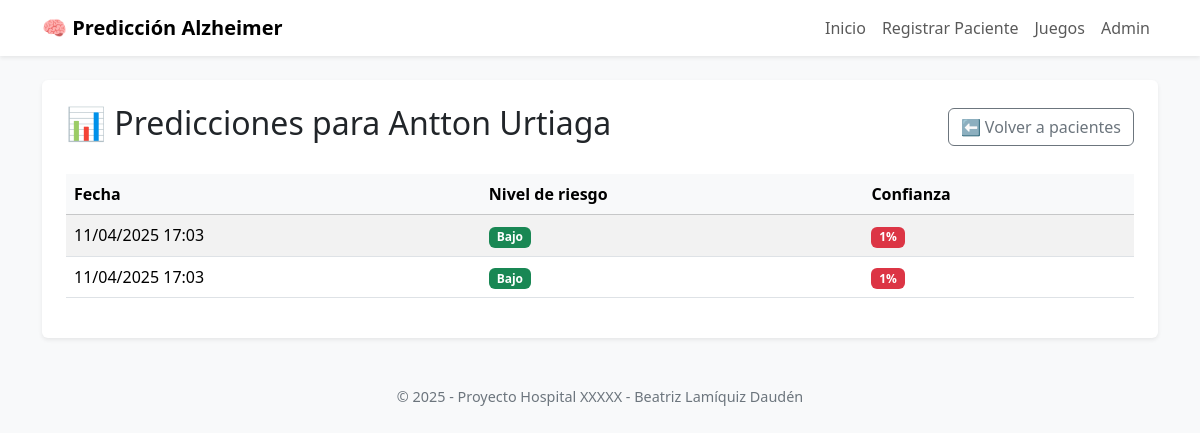
Page /pacientes/16043310D/predicciones/ on the committed database.
### patients/models.py (models this page shows, shortened)
class Patient(models.Model):
    GENDER_CHOICES = [
        ('M', 'Masculino'),
        ('F', 'Femenino'),
        ('O', 'Otro'),
    ]
    EDUCATION_CHOICES = [
        ('primaria', 'Educación Primaria'),
        ('secundaria', 'Educación Secundaria'),
        ('universidad', 'Educación Universitaria'),
        ('postgrado', 'Postgrado'),
    ]
    id_patient = models.CharField(max_length=20, primary_key=True, verbose_name="ID Paciente (DNI/TIS)")
    name = models.CharField(max_length=100, verbose_name="Nombre completo")
    age = models.IntegerField(validators=[MinValueValidator(0), MaxValueValidator(120)], verbose_name="Edad")
    gender = models.CharField(max_length=1, choices=GENDER_CHOICES, verbose_name="Sexo")
    education_level = models.CharField(max_length=20, choices=EDUCATION_CHOICES, verbose_name="Nivel educativo")
    occupation = models.CharField(max_length=100, blank=True, null=True, verbose_name="Ocupación")
    created_at = models.DateTimeField(auto_now_add=True)
    updated_at = models.DateTimeField(auto_now=True)

### prediction/models.py (models this page shows, shortened)
class Prediction(models.Model):
    RISK_LEVEL_CHOICES = [
        ('bajo', 'Riesgo Bajo'),
        ('medio', 'Riesgo Medio'),
        ('alto', 'Riesgo Alto'),
    ]
    patient = models.ForeignKey(Patient, on_delete=models.CASCADE, related_name='predictions')
    risk_level = models.CharField(max_length=10, choices=RISK_LEVEL_CHOICES, verbose_name="Nivel de riesgo")
    confidence_score = models.FloatField(
        verbose_name="Puntuación de confianza",
        validators=[MinValueValidator(0), MaxValueValidator(1)]
    )
    date_predicted = models.DateTimeField(auto_now_add=True)

### patients/views.py (the view)
# urls.py: path('<str:patient_id>/predicciones/', views.patient_predictions, name='patient_predictions'),
def patient_predictions(request, patient_id):
    patient = get_object_or_404(Patient, id_patient=patient_id)
    predictions = patient.predictions.all().order_by('-date_predicted')
    return render(request, 'patients/patient_predictions.html', {
        'patient': patient,
        'predictions': predictions
    })

### templates/patients/patient_predictions.html (shortened to what this page needs)
{% extends 'base.html' %}
{% block content %}
  <div class="d-flex justify-content-between align-items-center mb-4">
    <h2>📊 Predicciones para {{ patient.name }}</h2>
    <a href="{% url 'patients:list_patients' %}" class="btn btn-outline-secondary">⬅️ Volver a pacientes</a>
  </div>
  {% if predictions %}
    <table class="table table-striped table-hover align-middle">
      <thead class="table-light">
        <tr>
          <th>Fecha</th>
          <th>Nivel de riesgo</th>
          <th>Confianza</th>
        </tr>
      </thead>
      <tbody>
        {% for p in predictions %}
          <tr>
            <td>{{ p.date_predicted|date:"d/m/Y H:i" }}</td>
            <td>
              {% if p.risk_level == "bajo" %}
                <span class="badge bg-success">Bajo</span>
              {% elif p.risk_level == "medio" %}
                <span class="badge bg-warning text-dark">Medio</span>
              {% elif p.risk_level == "alto" %}
                <span class="badge bg-danger">Alto</span>
              {% else %}
                {{ p.get_risk_level_display }}
              {% endif %}
            </td>
            <td>
              {% with confianza=p.confidence_score|floatformat:0 %}
                <span class="badge
                  {% if confianza|add:'0' >= 85 %}
                    bg-success
                  {% elif confianza|add:'0' >= 60 %}
                    bg-warning text-dark
                  {% else %}
                    bg-danger
                  {% endif %}
                ">{{ confianza }}%</span>
              {% endwith %}
            </td>
          </tr>
        {% endfor %}
      </tbody>
    </table>
  {% else %}
    <div class="alert alert-warning">Este paciente aún no tiene predicciones registradas.</div>
  {% endif %}
{% endblock %}

### templates/base.html (style rules this page uses)
body { background-color: #f8f9fa; }

### rows in the picture
Patient: name "Antton Urtiaga"
Prediction: date_predicted "11/04/2025 17:03", risk_level "Bajo", p "1"
Prediction: date_predicted "11/04/2025 17:03", risk_level "Bajo", p "1"
